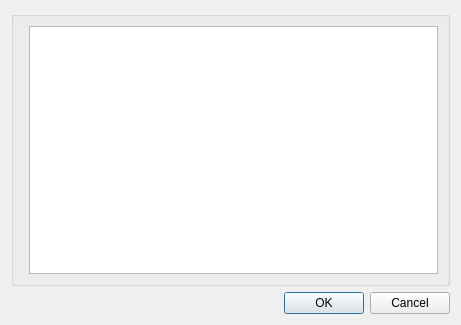
<?xml version="1.0" encoding="UTF-8"?>
<ui version="4.0">
 <class>CreateGroupDialog</class>
 <widget class="QDialog" name="CreateGroupDialog">
  <property name="geometry">
   <rect>
    <x>0</x>
    <y>0</y>
    <width>461</width>
    <height>325</height>
   </rect>
  </property>
  <property name="windowTitle">
   <string>Create Group Dialog</string>
  </property>
  <layout class="QGridLayout" name="gridLayout">
   <item row="2" column="0">
    <widget class="QDialogButtonBox" name="buttonBox">
     <property name="orientation">
      <enum>Qt::Horizontal</enum>
     </property>
     <property name="standardButtons">
      <set>QDialogButtonBox::Cancel|QDialogButtonBox::Ok</set>
     </property>
    </widget>
   </item>
   <item row="1" column="0">
    <widget class="QGroupBox" name="configGroupBox">
     <property name="title">
      <string/>
     </property>
     <layout class="QFormLayout" name="formLayout">
      <property name="fieldGrowthPolicy">
       <enum>QFormLayout::AllNonFixedFieldsGrow</enum>
      </property>
      <!-- <item row="0" column="1">
       <widget class="QComboBox" name="annotationGroup_comboBox"/>
      </item>
      <item row="0" column="0">
       <widget class="QLabel" name="label0">
        <property name="text">
         <string>Group: </string>
        </property>
       </widget>
      </item>
      <item row="1" column="0">
       <widget class="QPushButton" name="delete_button">
        <property name="text">
         <string>Delete</string>
        </property>
       </widget>
      </item> -->
      <item row="1" column="1">
       <widget class="QListWidget" name="selectedGroup_listWidget"/>
      </item>
     </layout>
    </widget>
   </item>
  </layout>
 </widget>
 <resources/>
 <connections>
  <connection>
   <sender>buttonBox</sender>
   <signal>accepted()</signal>
   <receiver>CreateGroupDialog</receiver>
   <slot>accept()</slot>
   <hints>
    <hint type="sourcelabel">
     <x>248</x>
     <y>254</y>
    </hint>
    <hint type="destinationlabel">
     <x>157</x>
     <y>274</y>
    </hint>
   </hints>
  </connection>
  <connection>
   <sender>buttonBox</sender>
   <signal>rejected()</signal>
   <receiver>CreateGroupDialog</receiver>
   <slot>reject()</slot>
   <hints>
    <hint type="sourcelabel">
     <x>316</x>
     <y>260</y>
    </hint>
    <hint type="destinationlabel">
     <x>286</x>
     <y>274</y>
    </hint>
   </hints>
  </connection>
 </connections>
</ui>
